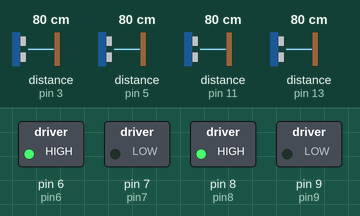
Simulated run of this sketch. Board: Arduino Uno, built with avr-gcc and run on an emulated ATmega328P. Shown: switched loads named in the sketch (green lamp = pin HIGH). Wiring (inferred from the names in the program): 4 × ultrasonic range finder: trigger pin 2, echo pin 3 / trigger pin 4, echo pin 5 / trigger pin 10, echo pin 11 / trigger pin 12, echo pin 13. Dashed ring = blinking. Inputs (shaded band) come from the test bench; at power-on: distance to the obstacle (sensors on pin 3, pin 13, pin 5, pin 11) 80 cm. The echo pulse lasts 58.3 µs per cm; pins used as bus, display or sensor lines are not drawn.

Above: at 1.8 s.
1.9 s: distance to the obstacle (sensor on pin 3) set to 73 cm
At 2.8 s:
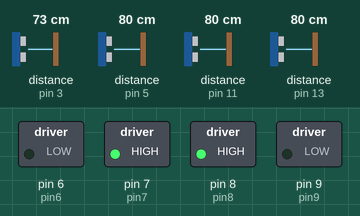
6.1 s: distance to the obstacle (sensor on pin 13) set to 2 cm
At 8.7 s:
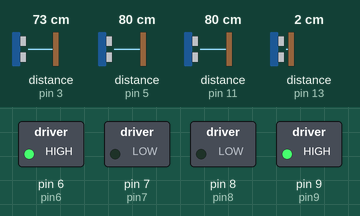
13.6 s: distance to the obstacle (sensor on pin 3) set to 8 cm
15.6 s: distance to the obstacle (sensor on pin 3) set to 5 cm
At 16.5 s:
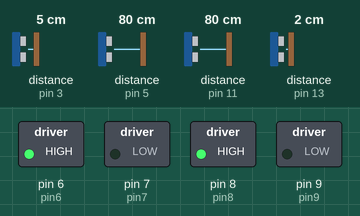
17.1 s: distance to the obstacle (sensor on pin 3) set to 9 cm
At 17.9 s:
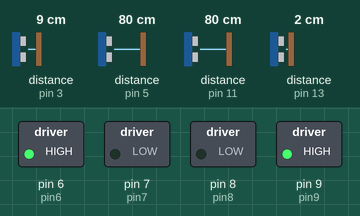
Timing chart, 0 to 22.3 s (numbered marks = the images above; inputs shaded):
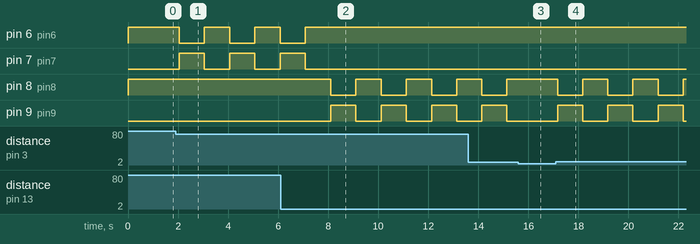

The sketch:

Bluetooth_Mapping.ino
```cpp
char Incoming_value = 0;
const int trigPin1 = 12;
const int echoPin1 = 13;
const int trigPin2 = 2;
const int echoPin2 = 3;
const int trigPin3 = 4;
const int echoPin3 = 5;
const int trigPin4 = 10;
const int echoPin4 = 11;

//MOTOR 1
const int pin9 = 9;
const int pin8 = 8;
//MOTOR 2
const int pin7 = 7;
const int pin6 = 6;

void setup()
{
  Serial.begin(9600);//Sets the baud rate for serial data
  pinMode(trigPin1, OUTPUT);
  pinMode(echoPin1, INPUT);
  pinMode(trigPin2, OUTPUT);
  pinMode(echoPin2, INPUT);
  pinMode(trigPin3, OUTPUT);
  pinMode(echoPin3, INPUT);
  pinMode(trigPin4, OUTPUT);
  pinMode(echoPin4, INPUT);
      // set all the motor control pins to outputs
  pinMode(pin9, OUTPUT);
  pinMode(pin8, OUTPUT);
  pinMode(pin7, OUTPUT);
  pinMode(pin6, OUTPUT);
}

double ultraSonic(int trig, int ech)
{
    digitalWrite(trig, LOW);
    delayMicroseconds(2);
    digitalWrite(trig, HIGH);
    delayMicroseconds(10);
    digitalWrite(trig, LOW);
    long duration = pulseIn(ech, HIGH);
    double distance = (double)duration * 345 / 2 / 1000000;
    return distance;
}

void moveForward(int seconds) // move forward in seconds
{
  digitalWrite(pin9, LOW);
  digitalWrite(pin8, HIGH);
  digitalWrite(pin7, LOW);
  digitalWrite(pin6, HIGH);
  delay(seconds * 1000);
}

void moveBackward(int seconds) // move backward in seconds
{
  digitalWrite(pin9, HIGH);
  digitalWrite(pin8, LOW);
  digitalWrite(pin7, HIGH);
  digitalWrite(pin6, LOW);
  delay(seconds * 1000);
}

void turnRight(int seconds) {
  digitalWrite(pin9, HIGH);
  digitalWrite(pin8, LOW);
  digitalWrite(pin7, LOW);
  digitalWrite(pin6, HIGH);
  delay(seconds * 1000);
}

void turnLeft(double seconds) {
  digitalWrite(pin9, LOW);
  digitalWrite(pin8, HIGH);
  digitalWrite(pin7, HIGH);
  digitalWrite(pin6, LOW);
  delay(seconds * 1000);
}

void stopp()
{
  digitalWrite(pin9, LOW);
  digitalWrite(pin8, LOW);
  digitalWrite(pin7, LOW);
  digitalWrite(pin6, LOW);
}

const int avoidDistance = 0.8; // 10cm avoid
void loop()
{
    moveForward(1);
      char cmd = Serial.read();
      double distanceUpLeft = ultraSonic(trigPin1, echoPin1);
      double distanceUpRight = ultraSonic(trigPin2, echoPin2);
      double distanceLeft = ultraSonic(trigPin3, echoPin3);
      double distanceRight = ultraSonic(trigPin4, echoPin4);
      if(cmd == 's') // Scanning area
      {
        //Serial.print("ultra upLeft: ");
        Serial.print(distanceUpLeft);
        Serial.print(",");
        Serial.print(distanceUpRight);
        Serial.print(",");
        Serial.print(distanceLeft);
        Serial.print(",");
        Serial.println(distanceRight);
        delay(20);
        //Serial.print("ultra upRight: ");
        //Serial.println(distanceUpRight);
        //delay(20);
        //Serial.print("ultra left: ");
        //Serial.println(distanceLeft);
        //delay(20);
        //Serial.print("ultra right: ");
        //Serial.println(distanceRight);
        //delay(20);
      }
        if(distanceUpLeft + 0.05 < distanceUpRight && distanceUpRight < 10) // if left is blocked
        {
          turnRight(1);
        }
        else if(distanceUpLeft - 0.05 > distanceUpRight && distanceUpRight < 10)
        {
          turnLeft(1);
        }

}
```

Measured:
- the behaviour switches between 76 and 75 cm on distance to the obstacle (sensor on pin 3) (found by bisection; images 0 and 1)
- the behaviour switches between 7 and 6 cm on distance to the obstacle (sensor on pin 3) (found by bisection; images 2 and 3)
- after the input at 1.9 s, pin 6 (pin6), pin 7 (pin7): alternates HIGH for 1.0 s and LOW for 1.0 s, starting after 0.14 s
- after the input at 6.1 s, pin 6 (pin6): goes on until 7.1 s, then stays HIGH; pin 7 (pin7): goes on until 7.1 s, then stays LOW; pin 8 (pin8), pin 9 (pin9): alternates HIGH for 1.0 s and LOW for 1.0 s, starting after 2.0 s
- after the input at 15.6 s, pin 8 (pin8): stays HIGH (without the input it goes to LOW after 0.55 s); pin 9 (pin9): stays LOW (without the input it goes to HIGH after 0.55 s)
- after the input at 17.1 s, pin 8 (pin8), pin 9 (pin9): alternates HIGH for 1.0 s and LOW for 1.0 s, starting after 0.07 s
